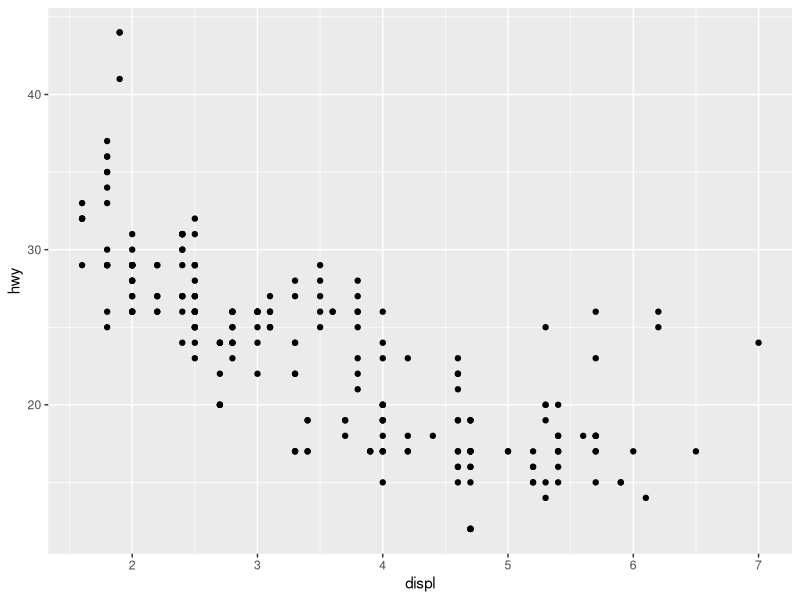
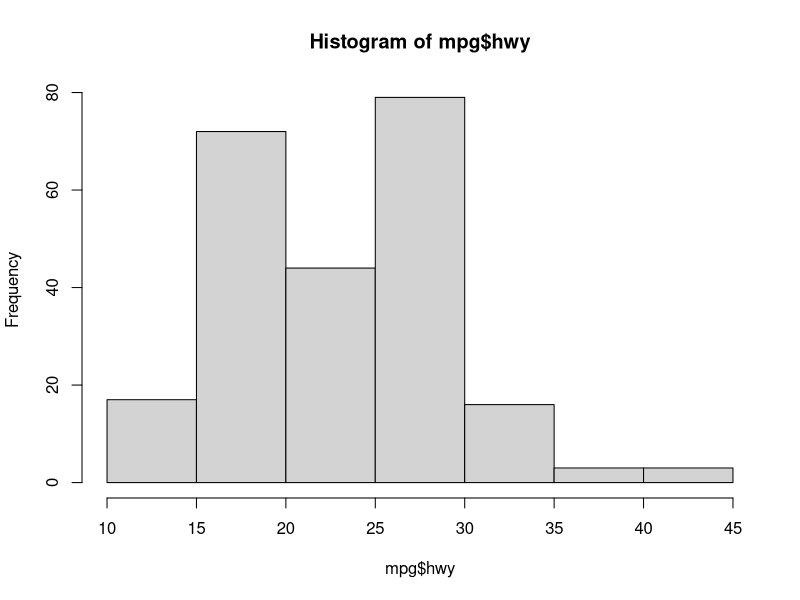
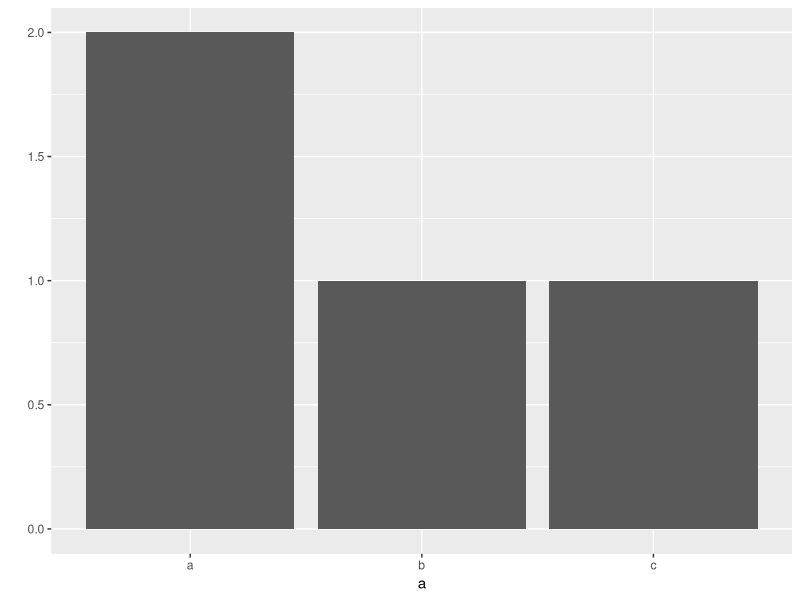
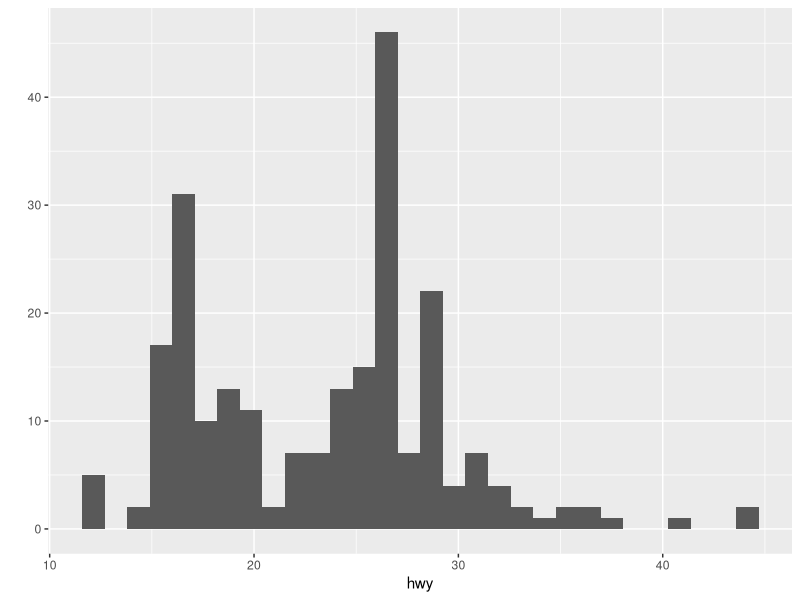
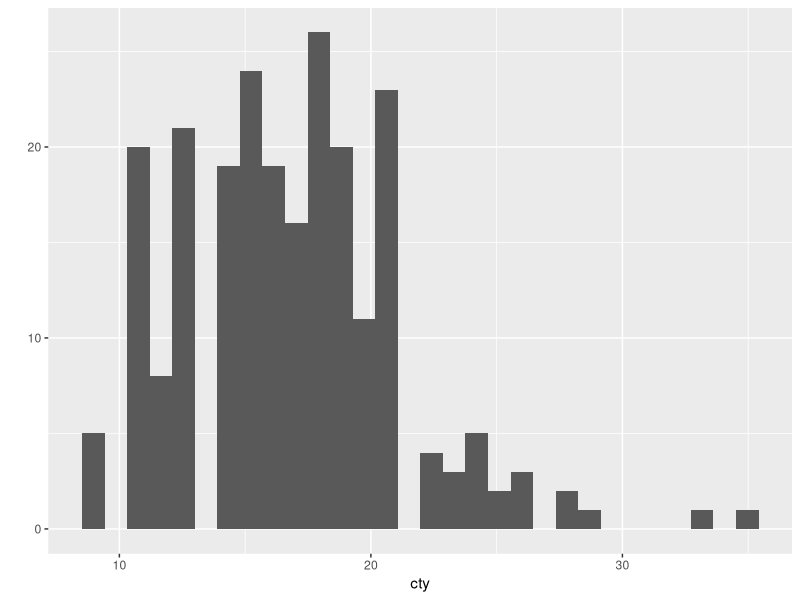
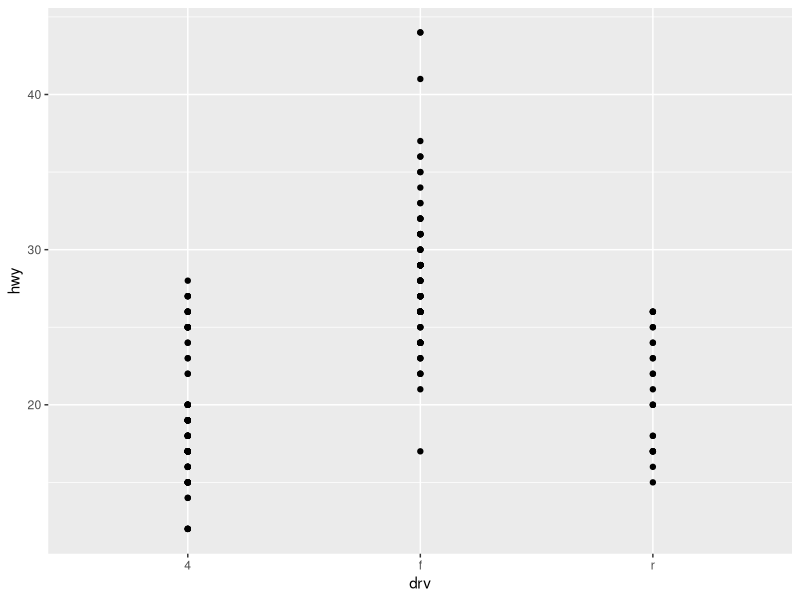
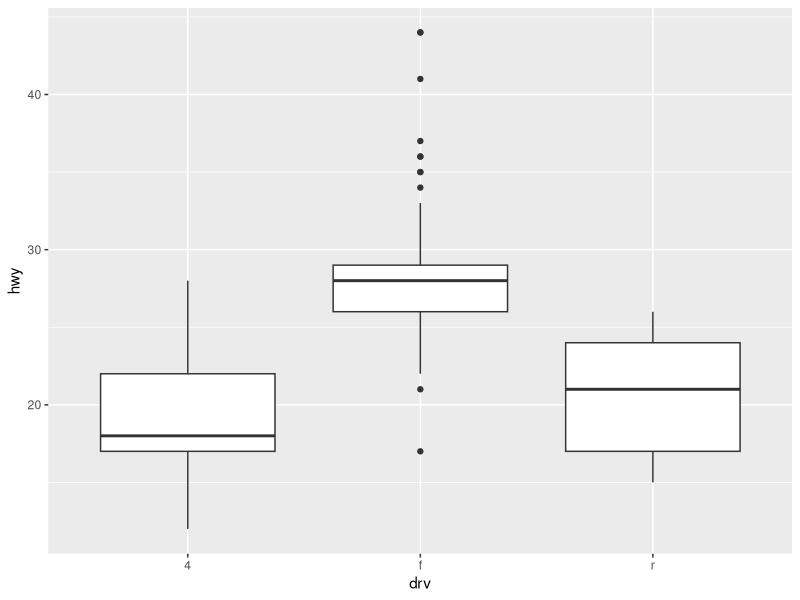
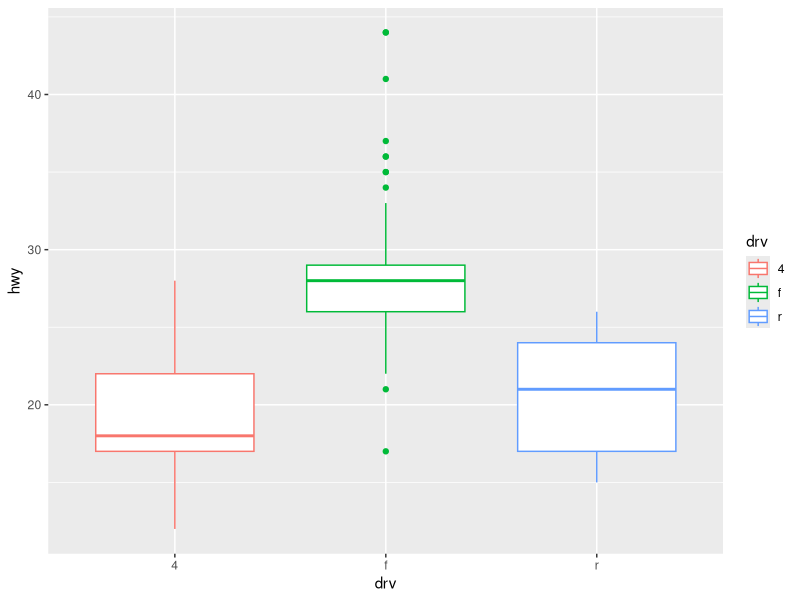

The R source for these figures, in order:
# chapter01~04
install.packages(dplyr)
install.packages(ggplot2)
library(dplyr)
library(ggplot2)
####################################
head(mpg) # 자동차 데이터를 위에서부터 나열
dim(mpg) # 데이터 정보의 크기를 행과 열로 나열
str(mpg) # 데이터 속성이 무엇인지 알려줌
summary(mpg) # 속성과 데이터의 각각의 평균을 구하는데 숫자만 계산이 됨
View(mpg) # mpg 안에 데이터와 정보들을 나열(정보가 많으면 비추천)
####################################
#1)회사별 연비 높은 순 정렬을 해보자
mpg %>% # mpg 데이터
  group_by(manufacturer) %>% # 제조사별로 나눠라
  summarise(mean.hwy=mean(hwy)) %>% # 고속도로 연비의 계산을 요약해라
  arrange(desc(mean.hwy)) # 내림차순으로 연비를 나열하라
####################################
#2)특정 회사의 연비를 정렬해보자
mpg %>% # mpg 데이터
  filter(manufacturer=="ford") %>% # 제조사중에 ford로 걸러달라
  group_by(model) %>% # 모델별로 분류해라
  arrange(desc(hwy)) # 내림차순으로 연비를 나열하라
####################################
#3)배기량과 연비에 미치는 영향을 회귀분석해보자
lm.mpg <- lm(data=mpg, hwy ~ displ) # 회귀 분석 -> 계산을 해준다
# 회귀 분석한 결과를 lm.mpg의 변수에 담는다
summary(lm.mpg) # 계산을 요약정리해서 출력해달라
# displ 1당 -3.5인 것을 보아 그렇게는 영향은 없지만 점점 줄어는 든다
####################################
#4)배기량과 연비 관계 그래프 만들기
qplot(data=mpg, x=displ, y=hwy) # x축은 배기량 y축은 연비
####################################
#함수
head(mpg) # 데이터 위에서 부터 보기
mean(mpg$hwy) # 데이터에 연비 평균을 계산하라
max(mpg$hwy) # 데이터에 연비가 가장 큰 값
min(mpg$hwy) # 데이터에 연비가 가장 작은 값
hist(mpg$hwy) # 히스토그램으로 연비를 보여달라
#####################################
#변수 활용
a<-1
a
b<-2
b
a+b
a+b-a
3/a
d<-c(1,2,3,4,5)
d
e<-c(6:10)
e
d + 2 # 각각 2씩 더해진다
d + e # 각각 d와 e의 합으로 나온다
f<-seq(1,5)
f
g<-seq(1,10,by=2) # 2씩 증가해서 저장
g
a1<-"a"
a1
a2<-c("a","b","c")
a2
a3<-c("Hello","World","is","good")
a3
a<-c(1,2,3,4)
mean(a) # 평균을 구하라
max(a) # 최댓값을 구하라
min(a) # 최솟값을 구하라
a<-c("a","a","b","c")
qplot(a) # 그래프를 만들어라
ab<-c("hello","my","name") 
paste(ab, collapse = " ") # 데이터를 하나로 띄어쓰기로 합쳐준다
####################################
qplot(data=mpg,x=hwy) # 그래프로 보여달라
qplot(data=mpg,x=cty) # 그래프로 보여달라
qplot(data=mpg,x=drv,y=hwy,geom="point") # 그래프를 점으로 표현하라
qplot(data=mpg,x=drv,y=hwy,geom="boxplot") # 그래프를 박스로 표시하라
qplot(data=mpg,x=drv,y=hwy,geom="boxplot",colour=drv) # 그래프를 색상도 표현하라
####################################
# 사용법을 모를 때 qplot의 예제를 복사해서 붙여서 실행하자
?qplot
qplot(mpg, wt, data = mtcars)
qplot(mpg, wt, data = mtcars, colour = cyl)
qplot(mpg, wt, data = mtcars, size = cyl)
qplot(mpg, wt, data = mtcars, facets = vs ~ am)
